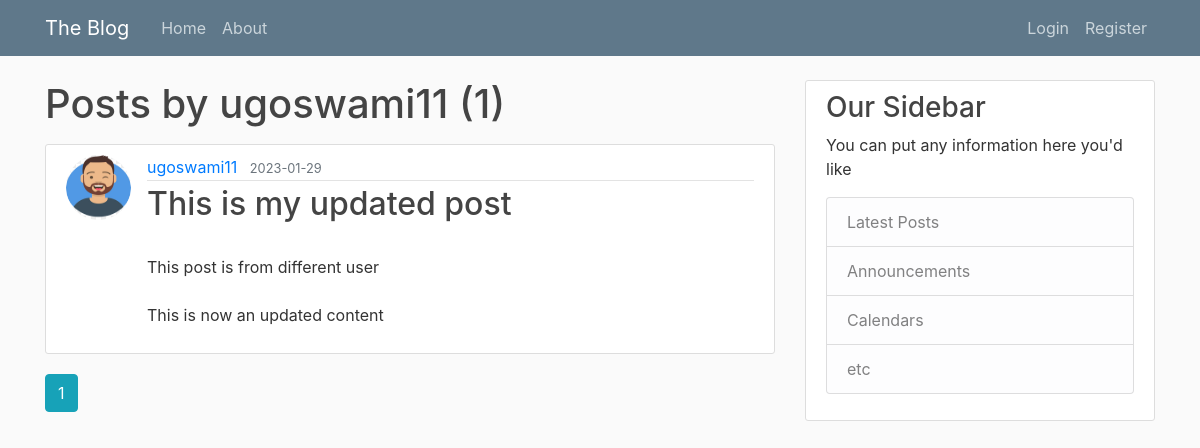
Before: /user/ugoswami11 with the older database file.
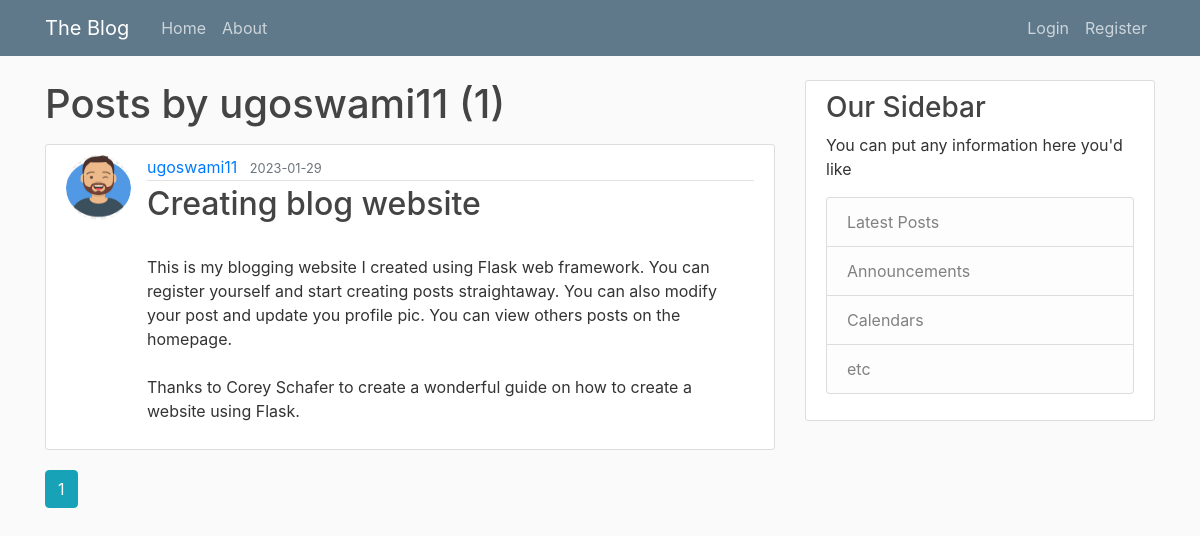
After: the same page with the newer database file.
### blog/models.py (models this page shows, shortened)
class Post(db.Model):
    id = db.Column(db.Integer, primary_key=True)
    title = db.Column(db.String(100), nullable=False)
    date_posted = db.Column(db.DateTime, nullable = False, default = datetime.utcnow)
    content = db.Column(db.Text, nullable=False)
    user_id = db.Column(db.Integer, db.ForeignKey('user.id'), nullable=False)

class User(db.Model, UserMixin):
    id = db.Column(db.Integer, primary_key=True)
    username = db.Column(db.String(20), unique = True, nullable = False )
    email = db.Column(db.String(120), unique = True, nullable = False )
    image_file = db.Column(db.String(20), nullable=False, default='default.jpeg')
    password = db.Column(db.String(60), nullable = False)
    posts = db.relationship('Post', backref='author', lazy=True)

### blog/users/routes.py (the view)
@users.route("/user/<string:username>")
def user_posts(username):
    page = request.args.get('page', 1, type=int)
    user = User.query.filter_by(username=username).first_or_404()
    posts = Post.query.filter_by(author=user)\
        .order_by(Post.date_posted.desc())\
        .paginate(page = page, per_page=5)
    return  render_template('user_posts.html', posts=posts, user=user)

### blog/templates/user_posts.html (shortened to what this page needs)
{% extends "layout.html" %}
{% block content %}
    <h1 class="mb-3">Posts by {{user.username}} ({{posts.total}})</h1>
    {% for post in posts.items %}
        <article class="media content-section">
            <img src="{{ url_for('static', filename='profile_pics/'+ post.author.image_file) }}" alt="" class="rounded-circle article-img">
            <div class="media-body">
                <div class="article-metadata">
                    <a href="{{url_for('users.user_posts', username=post.author.username)}}" class="mr-2">
                        {{post.author.username}}
                    </a>
                    <small class="text-muted">
                        {{post.date_posted.strftime('%Y-%m-%d')}}
                    </small>
                </div>
                <h2><a href="{{ url_for('posts.post', post_id=post.id) }}" class="article-title">
                    {{post.title}}
                </a></h2>
                <p class="article-content">
                    {{post.content}}
                </p>
            </div>
        </article>
    {% endfor %}
    {% for page_num in posts.iter_pages(left_edge=1, right_edge=1, left_current=1, right_current=2) %}
        {% if page_num %}
            {% if posts.page == page_num %}
                <a class="btn btn-info mb-4" href="{{url_for('users.user_posts', username=user.username, page=page_num)}}">{{page_num}}</a>
            {% else %}
                <a class="btn btn-outline-info mb-4" href="{{url_for('users.user_posts', username=user.username, page=page_num)}}">{{page_num}}</a>
            {% endif %}
        {% endif %}
    {% endfor %}
{% endblock content %}

Changed rows visible on the page:
changed Post "ugoswami11": title "This is my updated post" → "Creating blog website"; content "This post is from different user This is now an updated content" → "This is my blogging website I created using Flask web framework. You can register yourself and start creating posts straightaway. You can also modify your post and update you profile pic. You can view others posts on the homepage. Thanks to Corey Schafer to create a wonderful guide on how to create a website using Flask."
